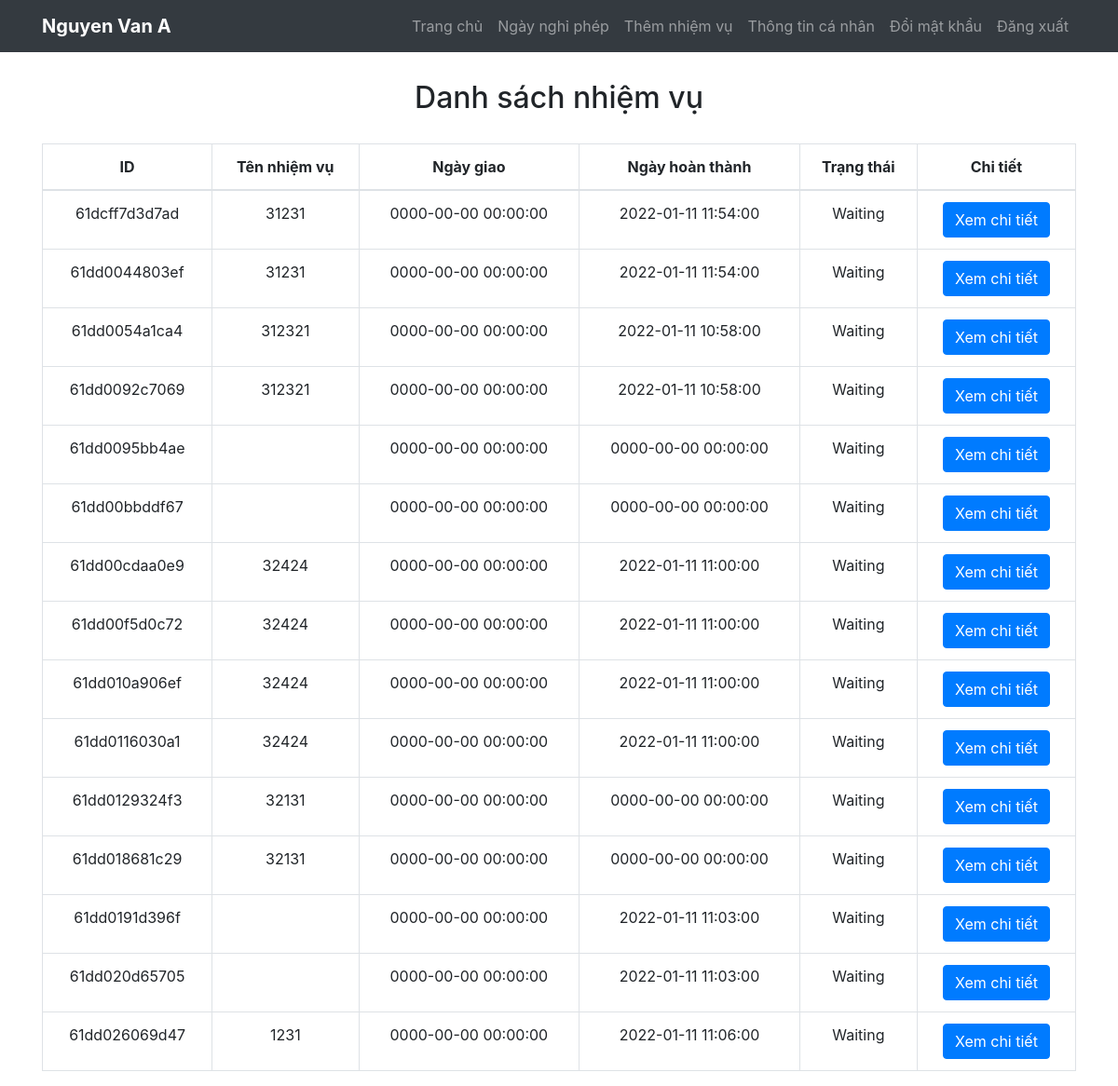
/views/leader_index.php (signed in), run on an earlier commit of the app's database.
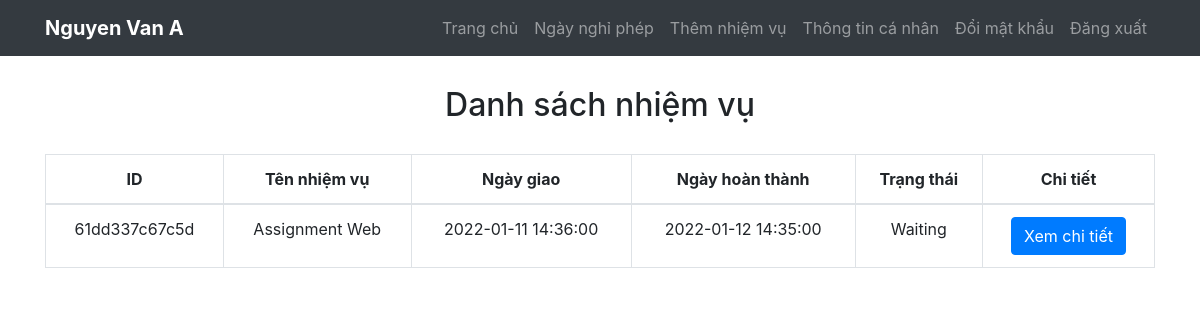
And on a later commit of the database.
### tables this page shows
CREATE TABLE `task` (
  `id` varchar(50) NOT NULL,
  `title` varchar(100) NOT NULL,
  `detail` varchar(5000) NOT NULL,
  `start_day` datetime NOT NULL,
  `deadline` datetime NOT NULL,
  `account_id` varchar(50) NOT NULL,
  `status` varchar(50) NOT NULL,
  `tag_file` varchar(100) NOT NULL,
  `department_id` varchar(50) NOT NULL
);

### www/admin/db.php (called while the page is built, shortened)
<?php
function open_database()
{
    $conn = new mysqli(host, user, pass, db);
    $conn->set_charset("utf8");
    return $conn;
}
function get_department_user($id)
{
    $sql = 'select department from account where username = ?';
    $conn = open_database();
    $stm = $conn->prepare($sql);
    $stm->bind_param('s', $id);
    if (!$stm->execute()) {
        return array('code' => 1, 'error' => 'Can not execute command');
    }
    $result = $stm->get_result();
    return $result->fetch_assoc()['department'];
}
function get_task_department($id)
{
    $sql = "select * from task where department_id = ?";
    $conn = open_database();
    $stm = $conn->prepare($sql);
    $stm->bind_param('s', $id);
    if (!$stm->execute()) {
        return array('code' => 1, 'error' => 'Can not execute command');
    }
    $result = $stm->get_result();
    return $result;
}

### www/views/leader_index.php (the view, shortened to what this page needs)
<?php
    require_once('../admin/db.php');
    $user_id = $_SESSION['user'];
    $id = get_department_user($user_id);
    $data = get_task_department($id);
?>
<!doctype html>
<html lang="en">
<head>
    <link rel="stylesheet" href="https://stackpath.bootstrapcdn.com/bootstrap/4.3.1/css/bootstrap.min.css">
    <link rel="stylesheet" href="https://use.fontawesome.com/releases/v5.3.1/css/all.css">
</head>
<body>
    <nav class="navbar navbar-expand-md bg-dark navbar-dark">
        <div class="container">
            <a class="navbar-brand" href="#"><strong><?php echo $_SESSION['fullname'] ?></strong></a>
            <div class="collapse navbar-collapse" id="collapsibleNavbar">
                <ul class="navbar-nav ml-auto">
                    <li class="nav-item">
                        <a class="nav-link" href="../views/leader_index.php">Trang chủ</a>
                    </li>
                    <li class="nav-item">
                        <a class="nav-link" href="../views/employee_dayoff.php">Ngày nghỉ phép</a>
                    </li>
                    <li class="nav-item">
                        <a class="nav-link" href="addtask.php">Thêm nhiệm vụ</a>
                    </li>
                    <li class="nav-item">
                        <a class="nav-link" href="../views/employeeprofile.php?username=<?=$user_id?>">Thông tin cá nhân</a>
                    </li>
                    <li class="nav-item">
                        <a class="nav-link" href="../views/resetpassword.php">Đổi mật khẩu</a>
                    </li>
                    <li class="nav-item">
                        <a class="nav-link" href="../views/logout.php">Đăng xuất</a>
                    </li>
                </ul>
            </div>
        </div>
    </nav>
    <div class="container">
        <h2 class="text-center" style="margin:30px 30px 30px 30px">Danh sách nhiệm vụ</h2>
        <table class="table table-bordered text-center">
            <tr>
                <th>ID</th>
                <th>Tên nhiệm vụ</th>
                <th>Ngày giao</th>
                <th>Ngày hoàn thành</th>
                <th>Trạng thái</th>
                <th>Chi tiết</th>
            </tr>
            <tbody>
                <?php
                    while ($row = $data->fetch_assoc()) {
                        ?>
                            <tr>
                                <td><?= $row['id'] ?></td>
                                <td><?= $row['title'] ?></td>
                                <td><?= $row['start_day'] ?></td>
                                <td><?= $row['deadline'] ?></td>
                                <td><?= $row['status'] ?></td>
                                <td>
                                    <a class="btn btn-primary" href="#">Xem chi tiết</a>
                                </td>
                            </tr>
                        <?php
                    }
                ?>
            </tbody>
        </table>
    </div>
</body>
</html>

What changed in the data, as far as the page shows it:
removed task: id "61dcff7d3d7ad", title "31231", start_day "0000-00-00 00:00:00", deadline "2022-01-11 11:54:00", status "Waiting"
removed task: id "61dd0044803ef", title "31231", start_day "0000-00-00 00:00:00", deadline "2022-01-11 11:54:00", status "Waiting"
removed task: id "61dd0054a1ca4", title "312321", start_day "0000-00-00 00:00:00", deadline "2022-01-11 10:58:00", status "Waiting"
removed task: id "61dd0092c7069", title "312321", start_day "0000-00-00 00:00:00", deadline "2022-01-11 10:58:00", status "Waiting"
removed task: id "61dd0095bb4ae", start_day "0000-00-00 00:00:00", deadline "0000-00-00 00:00:00", status "Waiting"
removed task: id "61dd00bbddf67", start_day "0000-00-00 00:00:00", deadline "0000-00-00 00:00:00", status "Waiting"
removed task: id "61dd00cdaa0e9", title "32424", start_day "0000-00-00 00:00:00", deadline "2022-01-11 11:00:00", status "Waiting"
removed task: id "61dd00f5d0c72", title "32424", start_day "0000-00-00 00:00:00", deadline "2022-01-11 11:00:00", status "Waiting"
removed task: id "61dd010a906ef", title "32424", start_day "0000-00-00 00:00:00", deadline "2022-01-11 11:00:00", status "Waiting"
removed task: id "61dd0116030a1", title "32424", start_day "0000-00-00 00:00:00", deadline "2022-01-11 11:00:00", status "Waiting"
removed task: id "61dd0129324f3", title "32131", start_day "0000-00-00 00:00:00", deadline "0000-00-00 00:00:00", status "Waiting"
removed task: id "61dd018681c29", title "32131", start_day "0000-00-00 00:00:00", deadline "0000-00-00 00:00:00", status "Waiting"
removed task: id "61dd0191d396f", start_day "0000-00-00 00:00:00", deadline "2022-01-11 11:03:00", status "Waiting"
removed task: id "61dd020d65705", start_day "0000-00-00 00:00:00", deadline "2022-01-11 11:03:00", status "Waiting"
removed task: id "61dd026069d47", title "1231", start_day "0000-00-00 00:00:00", deadline "2022-01-11 11:06:00", status "Waiting"
added task: id "61dd337c67c5d", title "Assignment Web", start_day "2022-01-11 14:36:00", deadline "2022-01-12 14:35:00", status "Waiting"
